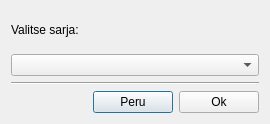
<?xml version="1.0" encoding="UTF-8"?>
<ui version="4.0">
 <class>SarjaValintaDialog</class>
 <widget class="QDialog" name="SarjaValintaDialog">
  <property name="geometry">
   <rect>
    <x>0</x>
    <y>0</y>
    <width>270</width>
    <height>124</height>
   </rect>
  </property>
  <property name="windowTitle">
   <string>Tulospalvelu - Sarja valinta</string>
  </property>
  <layout class="QVBoxLayout" name="verticalLayout">
   <item>
    <widget class="QLabel" name="label">
     <property name="text">
      <string>Valitse sarja:</string>
     </property>
    </widget>
   </item>
   <item>
    <widget class="QComboBox" name="sarjaBox"/>
   </item>
   <item>
    <widget class="Line" name="line">
     <property name="orientation">
      <enum>Qt::Horizontal</enum>
     </property>
    </widget>
   </item>
   <item>
    <layout class="QHBoxLayout" name="horizontalLayout">
     <item>
      <spacer name="horizontalSpacer">
       <property name="orientation">
        <enum>Qt::Horizontal</enum>
       </property>
       <property name="sizeHint" stdset="0">
        <size>
         <width>40</width>
         <height>20</height>
        </size>
       </property>
      </spacer>
     </item>
     <item>
      <widget class="QPushButton" name="rejectButton">
       <property name="text">
        <string>Peru</string>
       </property>
      </widget>
     </item>
     <item>
      <widget class="QPushButton" name="acceptButton">
       <property name="text">
        <string>Ok</string>
       </property>
      </widget>
     </item>
    </layout>
   </item>
  </layout>
 </widget>
 <resources/>
 <connections>
  <connection>
   <sender>acceptButton</sender>
   <signal>clicked()</signal>
   <receiver>SarjaValintaDialog</receiver>
   <slot>accept()</slot>
   <hints>
    <hint type="sourcelabel">
     <x>217</x>
     <y>98</y>
    </hint>
    <hint type="destinationlabel">
     <x>134</x>
     <y>61</y>
    </hint>
   </hints>
  </connection>
  <connection>
   <sender>rejectButton</sender>
   <signal>clicked()</signal>
   <receiver>SarjaValintaDialog</receiver>
   <slot>reject()</slot>
   <hints>
    <hint type="sourcelabel">
     <x>126</x>
     <y>98</y>
    </hint>
    <hint type="destinationlabel">
     <x>134</x>
     <y>61</y>
    </hint>
   </hints>
  </connection>
 </connections>
</ui>
